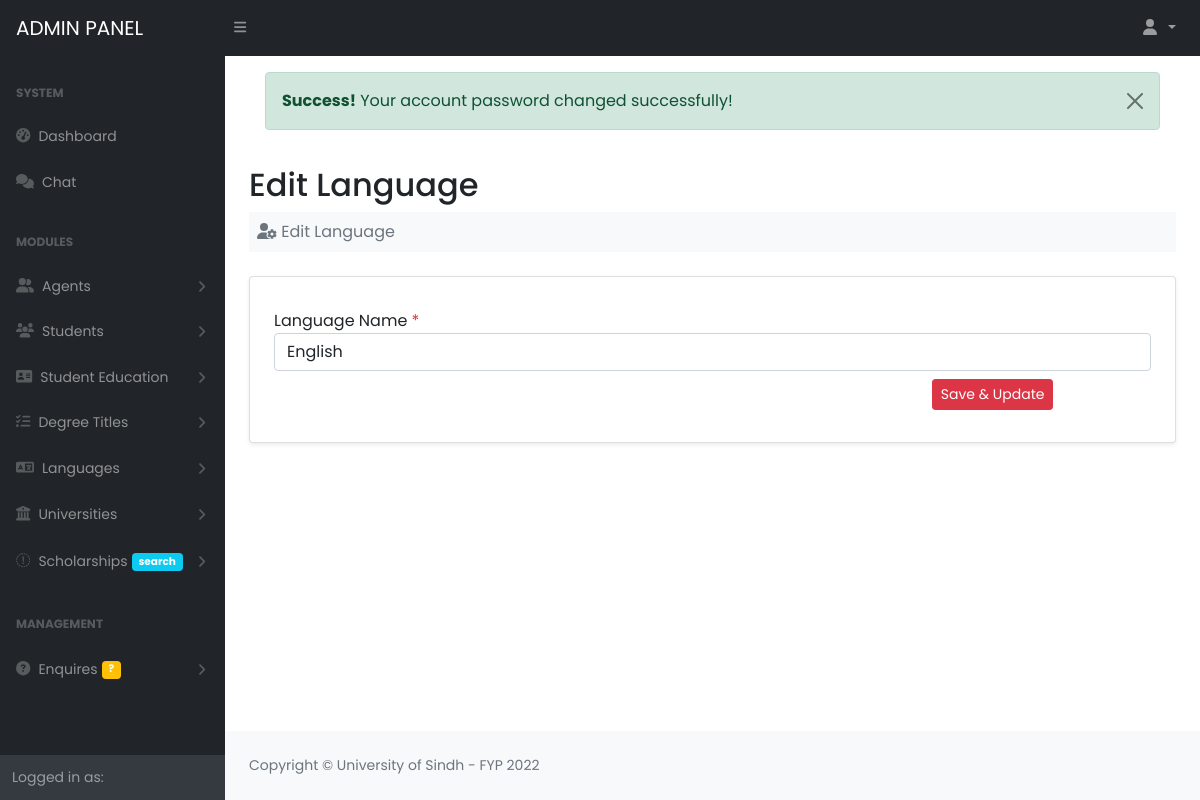
Page /Project/admin/edit_language?id=3 (signed in) on the earlier database version.
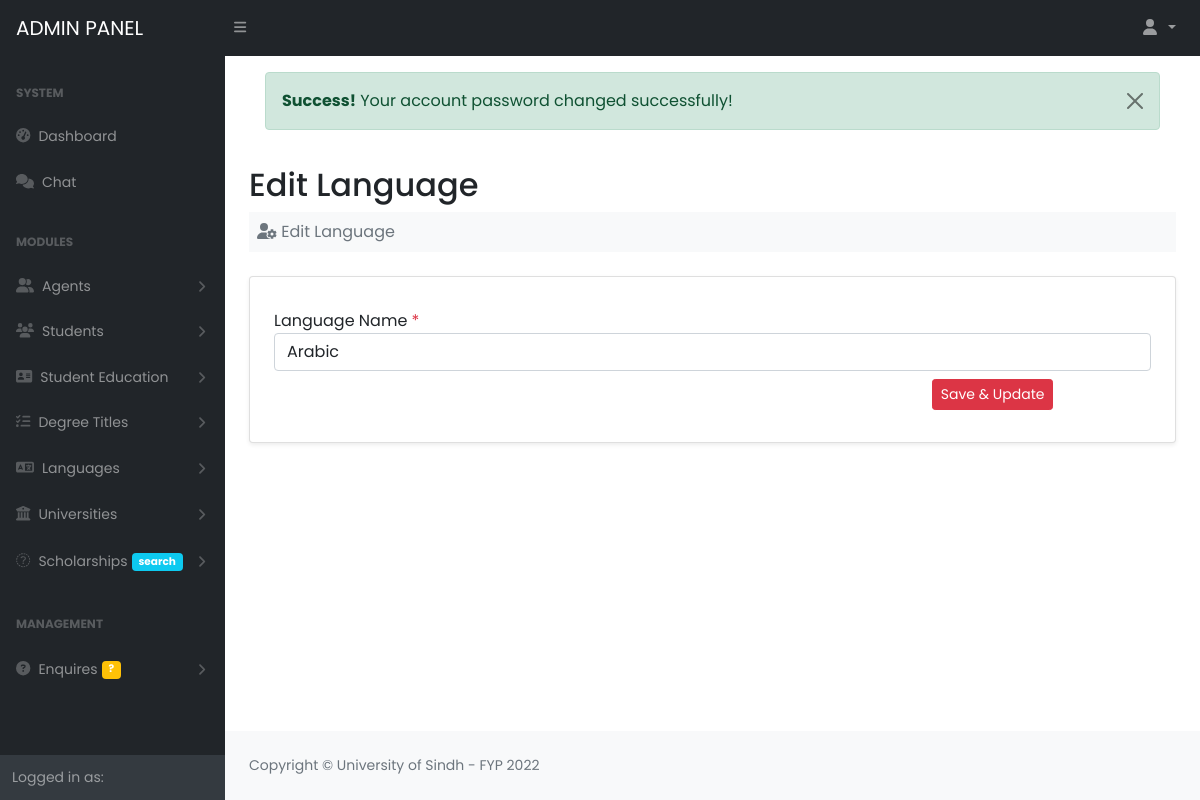
Same page on the later database version.
### tables this page shows
CREATE TABLE `languages` (
  `lang_id` int(11) NOT NULL AUTO_INCREMENT,
  `lang_name` varchar(50) DEFAULT NULL,
  PRIMARY KEY (`lang_id`)
);

### Project/database/database.php (called while the page is built, shortened)
<?php
class Database
{
	private $db_host = "localhost";
	private $db_user = "root";
	private $db_pass = "";
	private $db_name = "fyp_cms";
	public $connection = null;
	public function __construct()
	{
		$this->connection = mysqli_connect($this->db_host, $this->db_user, $this->db_pass, $this->db_name);
	}
	public function executeQuery($query)
	{
		$this->query = $query;
		$this->result = mysqli_query($this->connection, $this->query);
		return $this->result;
	}
}
?>

### Project/admin/edit_language.php (the view, shortened to what this page needs)
<?php  include_once("includes/header.php"); ?>
 <?php  include_once("includes/nav.php"); ?>
 <div id="layoutSidenav">
         <?php include_once("includes/sidebar.php") ?>
         <div id="layoutSidenav_content">
             <main>
                 <div class="container-fluid px-4">
                     <div class="p-3"><?php require_once("includes/messages.php") ?></div>
                     <?php
                     $id = $_GET['id'];
                     $query = "SELECT * FROM `languages` WHERE lang_id='$id'";
                     $result = $db->executeQuery($query);
                     $row = mysqli_fetch_assoc($result);
                     ?>
                     <h2 class="mt-1">Edit Language</h2>
                     <ol class="breadcrumb mb-4 bg-light p-2">
                         <li class="breadcrumb-item active"><i class="fa fa-user-cog"></i> Edit Language</li>
                     </ol>
                     <div class="card shadow-sm bg-white p-2">
                         <div class="card-body p-3">
                             <form id="form" action="classes/language.php" method="POST">
                                 <div class="form-group mb-2 mt-2">
                                     <label>Language Name <span class="text-danger">*</span></label>
                                     <input value="<?php echo $row['lang_name'] ?>" type="text" name="name" placeholder="E.g " class="form-control" required/>
                                 </div>
                                 <div class="form-group mb-2 mt-2 offset-md-9">
                                    <button type="submit" class="btn btn-danger btn-sm" name="editLanguage">Save & Update</button>
                                 </div>
                             </form>
                         </div>
                     </div>
                 </div>
             </main>
 <?php  include_once("includes/footer.php") ?>

Differences in the rows shown:
changed languages: name "English" → "Arabic"
